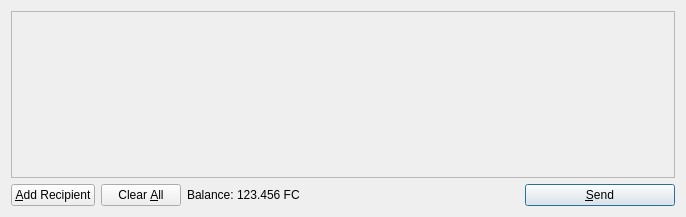
<?xml version="1.0" encoding="UTF-8"?>
<ui version="4.0">
 <class>SendCoinsDialog</class>
 <widget class="QDialog" name="SendCoinsDialog">
  <property name="geometry">
   <rect>
    <x>0</x>
    <y>0</y>
    <width>686</width>
    <height>217</height>
   </rect>
  </property>
  <property name="windowTitle">
   <string>Send Coins</string>
  </property>
  <layout class="QVBoxLayout" name="verticalLayout">
   <item>
    <widget class="QScrollArea" name="scrollArea">
     <property name="widgetResizable">
      <bool>true</bool>
     </property>
     <widget class="QWidget" name="scrollAreaWidgetContents">
      <property name="geometry">
       <rect>
        <x>0</x>
        <y>0</y>
        <width>666</width>
        <height>165</height>
       </rect>
      </property>
      <layout class="QVBoxLayout" name="verticalLayout_2">
       <property name="margin">
        <number>0</number>
       </property>
       <item>
        <layout class="QVBoxLayout" name="entries">
         <property name="spacing">
          <number>6</number>
         </property>
        </layout>
       </item>
       <item>
        <spacer name="verticalSpacer">
         <property name="orientation">
          <enum>Qt::Vertical</enum>
         </property>
         <property name="sizeHint" stdset="0">
          <size>
           <width>20</width>
           <height>40</height>
          </size>
         </property>
        </spacer>
       </item>
      </layout>
     </widget>
    </widget>
   </item>
   <item>
    <layout class="QHBoxLayout" name="horizontalLayout">
     <item>
      <widget class="QPushButton" name="addButton">
       <property name="toolTip">
        <string>Send to multiple recipients at once</string>
       </property>
       <property name="text">
        <string>&amp;Add Recipient</string>
       </property>
       <property name="icon">
        <iconset resource="../bitcoin.qrc">
         <normaloff>:/icons/add</normaloff>:/icons/add</iconset>
       </property>
       <property name="autoDefault">
        <bool>false</bool>
       </property>
      </widget>
     </item>
     <item>
      <widget class="QPushButton" name="clearButton">
       <property name="sizePolicy">
        <sizepolicy hsizetype="Minimum" vsizetype="Fixed">
         <horstretch>0</horstretch>
         <verstretch>0</verstretch>
        </sizepolicy>
       </property>
       <property name="toolTip">
        <string>Remove all transaction fields</string>
       </property>
       <property name="text">
        <string>Clear &amp;All</string>
       </property>
       <property name="icon">
        <iconset resource="../bitcoin.qrc">
         <normaloff>:/icons/remove</normaloff>:/icons/remove</iconset>
       </property>
       <property name="autoRepeatDelay">
        <number>300</number>
       </property>
       <property name="autoDefault">
        <bool>false</bool>
       </property>
      </widget>
     </item>
     <item>
      <layout class="QHBoxLayout" name="horizontalLayout_2">
       <property name="spacing">
        <number>3</number>
       </property>
       <item>
        <widget class="QLabel" name="label">
         <property name="text">
          <string>Balance:</string>
         </property>
        </widget>
       </item>
       <item>
        <widget class="QLabel" name="labelBalance">
         <property name="cursor">
          <cursorShape>IBeamCursor</cursorShape>
         </property>
         <property name="text">
          <string>123.456 FC</string>
         </property>
         <property name="textInteractionFlags">
          <set>Qt::LinksAccessibleByMouse|Qt::TextSelectableByKeyboard|Qt::TextSelectableByMouse</set>
         </property>
        </widget>
       </item>
      </layout>
     </item>
     <item>
      <spacer name="horizontalSpacer">
       <property name="orientation">
        <enum>Qt::Horizontal</enum>
       </property>
       <property name="sizeHint" stdset="0">
        <size>
         <width>40</width>
         <height>20</height>
        </size>
       </property>
      </spacer>
     </item>
     <item>
      <widget class="QPushButton" name="sendButton">
       <property name="minimumSize">
        <size>
         <width>150</width>
         <height>0</height>
        </size>
       </property>
       <property name="toolTip">
        <string>Confirm the send action</string>
       </property>
       <property name="text">
        <string>&amp;Send</string>
       </property>
       <property name="icon">
        <iconset resource="../bitcoin.qrc">
         <normaloff>:/icons/send</normaloff>:/icons/send</iconset>
       </property>
       <property name="default">
        <bool>true</bool>
       </property>
      </widget>
     </item>
    </layout>
   </item>
  </layout>
 </widget>
 <resources>
  <include location="../bitcoin.qrc"/>
 </resources>
 <connections/>
</ui>
